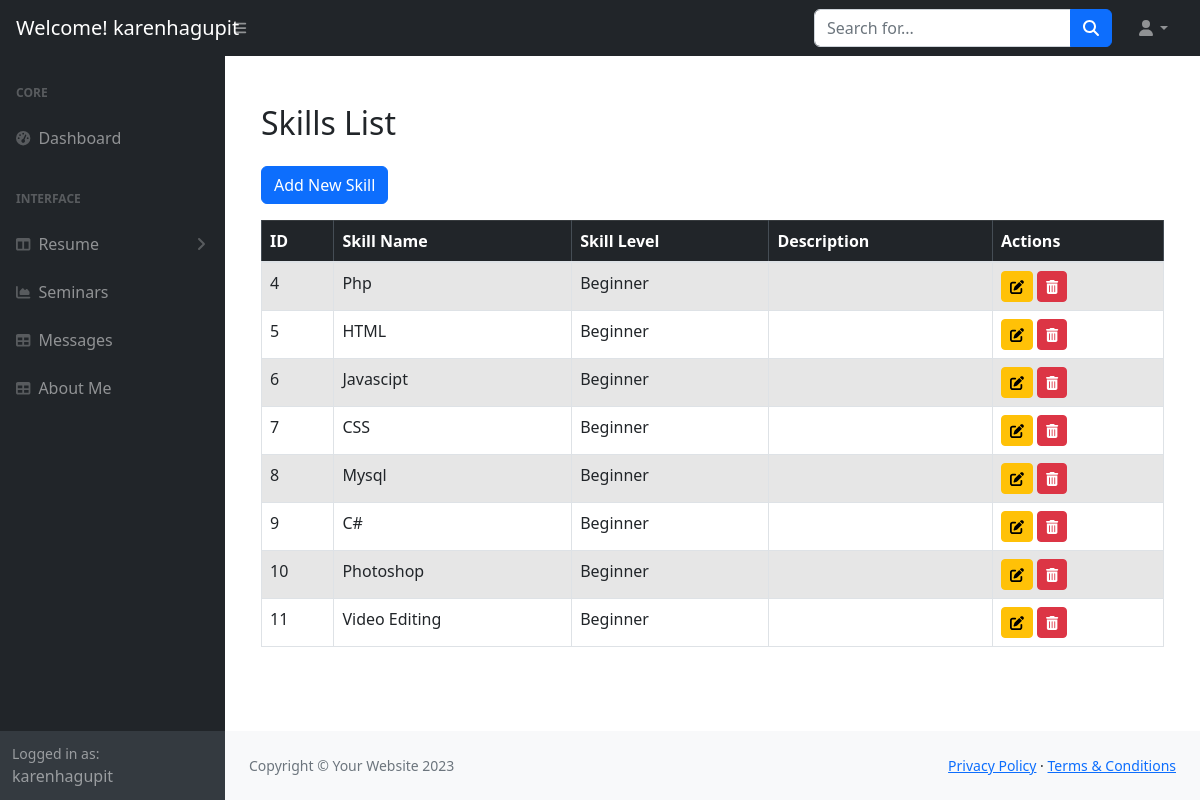
The app's page /dashboard/dashboard/dash_skills.php (signed in) with its own data.
### tables this page shows
CREATE TABLE `skills` (
  `id` int(11) NOT NULL,
  `skill_name` varchar(100) NOT NULL,
  `skill_level` enum('Beginner','Intermediate','Advanced','Expert') NOT NULL,
  `description` text DEFAULT NULL
);

### dashboard/dashboard/dash_skills.php (the view, shortened to what this page needs)
<?php
$servername = "localhost";
$username = "u734514591_kenruss";
$password = "RUSSken0617";
$dbname = "u734514591_kenruss";
$conn = new mysqli($servername, $username, $password, $dbname);
$sql = "SELECT * FROM skills";
$result = $conn->query($sql);
$username = $_SESSION['user'];
?>
<!DOCTYPE html>
<html lang="en">
    <head>
        <link href="https://cdn.jsdelivr.net/npm/simple-datatables@7.1.2/dist/style.min.css" rel="stylesheet" />
        <link rel="stylesheet" href="https://maxcdn.bootstrapcdn.com/bootstrap/4.5.2/css/bootstrap.min.css">
        <link href="css/styles.css" rel="stylesheet" />
    </head>
    <body class="sb-nav-fixed">
        <nav class="sb-topnav navbar navbar-expand navbar-dark bg-dark">
            <a class="navbar-brand ps-3" href="index.html">Welcome! <?php echo htmlspecialchars($username); ?></h1></a>
            <button class="btn btn-link btn-sm order-1 order-lg-0 me-4 me-lg-0" id="sidebarToggle" href="#!"><i class="fas fa-bars"></i></button>
            <form class="d-none d-md-inline-block form-inline ms-auto me-0 me-md-3 my-2 my-md-0">
                <div class="input-group">
                    <input class="form-control" type="text" placeholder="Search for..." aria-label="Search for..." aria-describedby="btnNavbarSearch" />
                    <button class="btn btn-primary" id="btnNavbarSearch" type="button"><i class="fas fa-search"></i></button>
                </div>
            </form>
            <ul class="navbar-nav ms-auto ms-md-0 me-3 me-lg-4">
                <li class="nav-item dropdown">
                    <a class="nav-link dropdown-toggle" id="navbarDropdown" href="#" role="button" data-bs-toggle="dropdown" aria-expanded="false"><i class="fas fa-user fa-fw"></i></a>
                </li>
            </ul>
        </nav>
        <div id="layoutSidenav">
            <div id="layoutSidenav_nav">
                <nav class="sb-sidenav accordion sb-sidenav-dark" id="sidenavAccordion">
                    <div class="sb-sidenav-menu">
                        <div class="nav">
                            <div class="sb-sidenav-menu-heading">Core</div>
                            <a class="nav-link" href="dashboard.php">
                                <div class="sb-nav-link-icon"><i class="fas fa-tachometer-alt"></i></div>
                                Dashboard
                            </a>
                            <div class="sb-sidenav-menu-heading">Interface</div>
                            <a class="nav-link collapsed" href="#" data-bs-toggle="collapse" data-bs-target="#collapseLayouts" aria-expanded="false" aria-controls="collapseLayouts">
                                <div class="sb-nav-link-icon"><i class="fas fa-columns"></i></div>
                                Resume
                                <div class="sb-sidenav-collapse-arrow"><i class="fas fa-angle-down"></i></div>
                            </a>
                            <a class="nav-link" href="dash_seminar.php">
                                <div class="sb-nav-link-icon"><i class="fas fa-chart-area"></i></div>
                                Seminars
                            </a>
                            <a class="nav-link" href="message.php">
                                <div class="sb-nav-link-icon"><i class="fas fa-table"></i></div>
                                Messages
                            </a>
                            <a class="nav-link" href="dash_about.php">
                                <div class="sb-nav-link-icon"><i class="fas fa-table"></i></div>
                                About Me
                            </a>
                        </div>
                    </div>
                    <div class="sb-sidenav-footer">
                        <div class="small">Logged in as:</div>
                        <?php echo htmlspecialchars($username); ?>
                    </div>
                </nav>
            </div>
            <div id="layoutSidenav_content">
                <main>
                    <div class="container-fluid px-4">
                        <div class="container mt-5">
        <h2 class="mb-4">Skills List</h2>
        <a href="add_skills.php" class="btn btn-primary mb-3">Add New Skill</a>
        <table class="table table-striped table-hover table-bordered">
            <thead class="table-dark">
                <tr>
                    <th>ID</th>
                    <th>Skill Name</th>
                    <th>Skill Level</th>
                    <th>Description</th>
                    <th>Actions</th>
                </tr>
            </thead>
            <tbody>
                <?php
                if ($result->num_rows > 0) {
                    while($row = $result->fetch_assoc()) {
                        echo "<tr>
                            <td>".$row["id"]."</td>
                            <td>".$row["skill_name"]."</td>
                            <td>".$row["skill_level"]."</td>
                            <td>".$row["description"]."</td>
                            <td>
                              <a href='edit_skills.php?id=" . $row["id"] . "' class='btn btn-sm btn-warning'>
                                        <i class='fas fa-edit'></i>
                                    </a>
                                <a href='delete_skills.php?id=" . $row["id"] . "' class='btn btn-sm btn-danger' onclick='return confirm(\"Are you sure?\")'>
                                        <i class='fas fa-trash-alt'></i>
                                    </a>
                        </tr>";
                    }
                } else {
                    echo "<tr><td colspan='5'>No records found</td></tr>";
                }
                ?>
            </tbody>
        </table>
    </div>
                </main>
                <footer class="py-4 bg-light mt-auto">
                    <div class="container-fluid px-4">
                        <div class="d-flex align-items-center justify-content-between small">
                            <div class="text-muted">Copyright &copy; Your Website 2023</div>
                            <div>
                                <a href="#">Privacy Policy</a>
                                &middot;
                                <a href="#">Terms &amp; Conditions</a>
                            </div>
                        </div>
                    </div>
                </footer>
            </div>
        </div>
    </body>
</html>

### records on screen
skills: id "4", skill_name "Php", skill_level "Beginner"
skills: id "5", skill_name "HTML", skill_level "Beginner"
skills: id "6", skill_name "Javascipt", skill_level "Beginner"
skills: id "7", skill_name "CSS", skill_level "Beginner"
skills: id "8", skill_name "Mysql", skill_level "Beginner"
skills: id "9", skill_name "C#", skill_level "Beginner"
skills: id "10", skill_name "Photoshop", skill_level "Beginner"
skills: id "11", skill_name "Video Editing", skill_level "Beginner"

### other values on screen
$username "karenhagupit"
